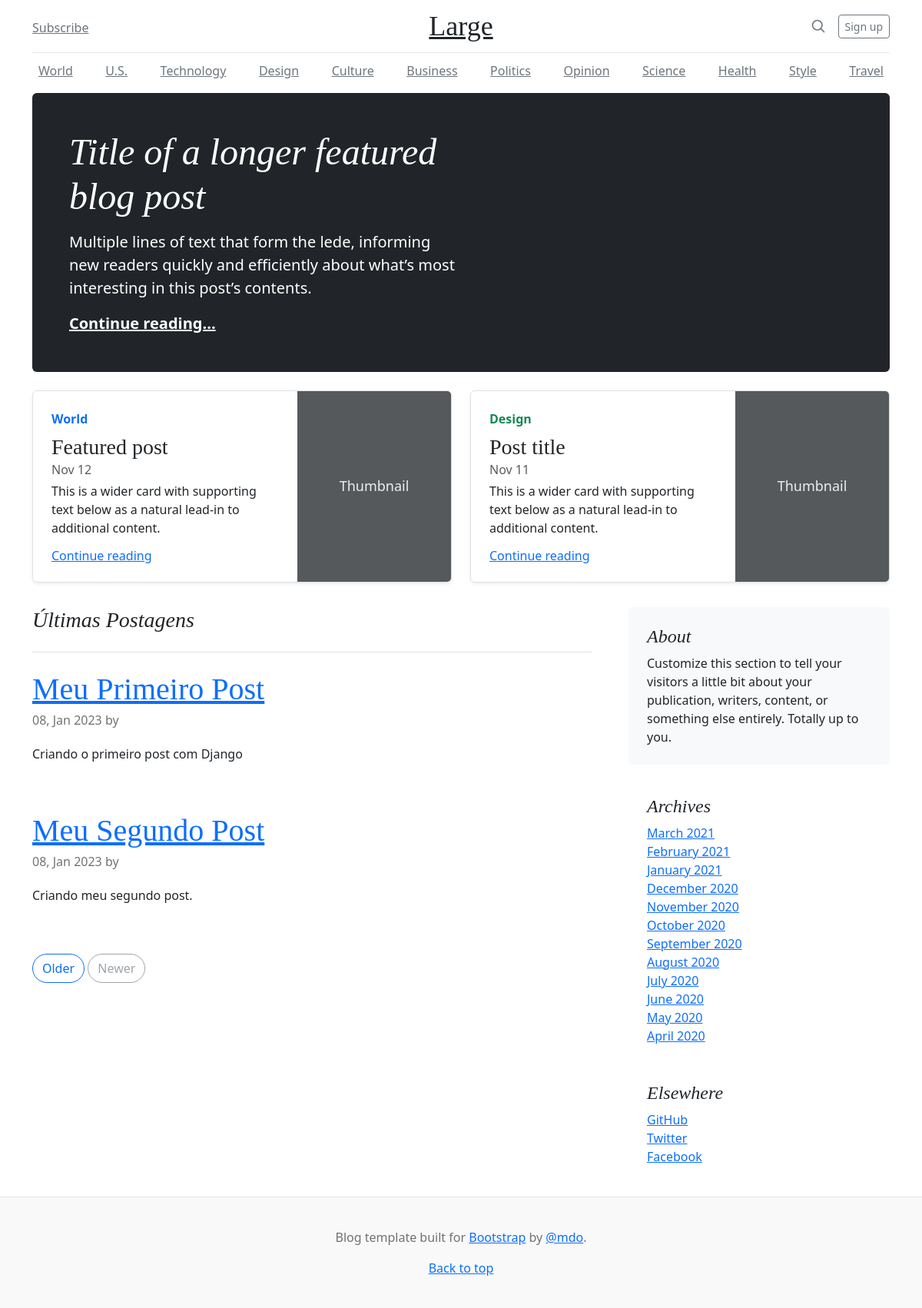
The page / on the database its author committed.
### blog/models.py (models this page shows, shortened)
class Post(models.Model):
    title = models.CharField(max_length=255)
    summary = RichTextField()
    content = RichTextUploadingField()
    author = models.ForeignKey(User, on_delete=models.PROTECT)
    created_at = models.DateField(auto_now_add=True)

### blog/views.py (the view)
# urls.py: 2. Add a URL to urlpatterns:  path('', views.home, name='home')
def home(request):
    posts = Post.objects.all()
    return render(request, "home.html", {"posts": posts})

### blog/templates/home.html
{% extends "layout.html" %}
{% block sub_header %}
<div class="p-4 p-md-5 mb-4 rounded text-bg-dark">
    <div class="col-md-6 px-0">
      <h1 class="display-4 fst-italic">Title of a longer featured blog post</h1>
      <p class="lead my-3">Multiple lines of text that form the lede, informing new readers quickly and efficiently about what’s most interesting in this post’s contents.</p>
      <p class="lead mb-0"><a href="#" class="text-white fw-bold">Continue reading...</a></p>
    </div>
  </div>
  <div class="row mb-2">
    <div class="col-md-6">
      <div class="row g-0 border rounded overflow-hidden flex-md-row mb-4 shadow-sm h-md-250 position-relative">
        <div class="col p-4 d-flex flex-column position-static">
          <strong class="d-inline-block mb-2 text-primary">World</strong>
          <h3 class="mb-0">Featured post</h3>
          <div class="mb-1 text-muted">Nov 12</div>
          <p class="card-text mb-auto">This is a wider card with supporting text below as a natural lead-in to additional content.</p>
          <a href="#" class="stretched-link">Continue reading</a>
        </div>
        <div class="col-auto d-none d-lg-block">
          <svg class="bd-placeholder-img" width="200" height="250" xmlns="http://www.w3.org/2000/svg" role="img" aria-label="Placeholder: Thumbnail" preserveAspectRatio="xMidYMid slice" focusable="false"><title>Placeholder</title><rect width="100%" height="100%" fill="#55595c"/><text x="50%" y="50%" fill="#eceeef" dy=".3em">Thumbnail</text></svg>
        </div>
      </div>
    </div>
    <div class="col-md-6">
      <div class="row g-0 border rounded overflow-hidden flex-md-row mb-4 shadow-sm h-md-250 position-relative">
        <div class="col p-4 d-flex flex-column position-static">
          <strong class="d-inline-block mb-2 text-success">Design</strong>
          <h3 class="mb-0">Post title</h3>
          <div class="mb-1 text-muted">Nov 11</div>
          <p class="mb-auto">This is a wider card with supporting text below as a natural lead-in to additional content.</p>
          <a href="#" class="stretched-link">Continue reading</a>
        </div>
        <div class="col-auto d-none d-lg-block">
          <svg class="bd-placeholder-img" width="200" height="250" xmlns="http://www.w3.org/2000/svg" role="img" aria-label="Placeholder: Thumbnail" preserveAspectRatio="xMidYMid slice" focusable="false"><title>Placeholder</title><rect width="100%" height="100%" fill="#55595c"/><text x="50%" y="50%" fill="#eceeef" dy=".3em">Thumbnail</text></svg>
        </div>
      </div>
    </div>
  </div>
{% endblock %}
{% block content %}
<h3 class="pb-4 mb-4 fst-italic border-bottom">
    Últimas Postagens
  </h3>
  {% for post in posts %}
  <article class="blog-post">
    <h2 class="blog-post-title mb-1">
        <a href="/posts/{{ post.pk }}"> {{ post.title }}</a>
    </h2>
    <p class="blog-post-meta">{{ post.created_at|date:'d, M Y' }} by <a href="#">{{ post.author.get_full_name }}</a></p>
    {{ post.summary|safe }}
  </article>
  {% endfor %}
  <nav class="blog-pagination" aria-label="Pagination">
    <a class="btn btn-outline-primary rounded-pill" href="#">Older</a>
    <a class="btn btn-outline-secondary rounded-pill disabled">Newer</a>
  </nav>
{% endblock %}

### blog/templates/blog.css (style rules this page uses)
h1, h2, h3, h4, h5, h6 { font-family: "Playfair Display", Georgia, "Times New Roman", serif; }
.display-4 { font-size: 2.5rem; }
@media (min-width: 768px) { .display-4 { font-size: 3rem; } }
@media (min-width: 768px) { .h-md-250 { height: 250px; } }
.blog-pagination { margin-bottom: 4rem; }
.blog-post { margin-bottom: 4rem; }
.blog-post-title { font-size: 2.5rem; }
.blog-post-meta { margin-bottom: 1.25rem; color: #727272; }

### blog/templates/layout.html (style rules this page uses)
.bd-placeholder-img { font-size: 1.125rem; text-anchor: middle; -webkit-user-select: none; -moz-user-select: none; user-select: none; }

### rows shown on the page
Post: title "Meu Primeiro Post", created_at "08, Jan 2023", summary "Criando o primeiro post com Django"
Post: title "Meu Segundo Post", created_at "08, Jan 2023", summary "Criando meu segundo post."
